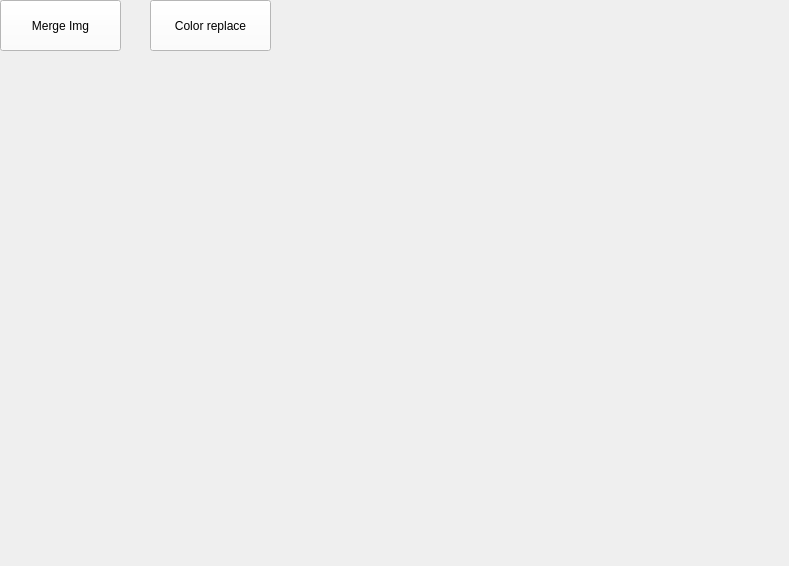
<?xml version="1.0" encoding="UTF-8"?>
<ui version="4.0">
 <class>MainWindow</class>
 <widget class="QMainWindow" name="MainWindow">
  <property name="geometry">
   <rect>
    <x>0</x>
    <y>0</y>
    <width>789</width>
    <height>566</height>
   </rect>
  </property>
  <property name="windowTitle">
   <string>MainWindow</string>
  </property>
  <property name="styleSheet">
   <string notr="true">MainWindow{
background-color: #000000;
}</string>
  </property>
  <widget class="QWidget" name="centralwidget">
   <widget class="QPushButton" name="pb_merge_png">
    <property name="geometry">
     <rect>
      <x>0</x>
      <y>0</y>
      <width>121</width>
      <height>51</height>
     </rect>
    </property>
    <property name="styleSheet">
     <string notr="true">QPushButton{
color:#000000;
background-color:#FFFFFF;
}</string>
    </property>
    <property name="text">
     <string>Merge Img</string>
    </property>
   </widget>
   <widget class="QPushButton" name="pb_color_replace">
    <property name="geometry">
     <rect>
      <x>150</x>
      <y>0</y>
      <width>121</width>
      <height>51</height>
     </rect>
    </property>
    <property name="styleSheet">
     <string notr="true">QPushButton{
color:#000000;
background-color:#FFFFFF;
}</string>
    </property>
    <property name="text">
     <string>Color replace</string>
    </property>
   </widget>
  </widget>
 </widget>
 <resources/>
 <connections/>
</ui>
